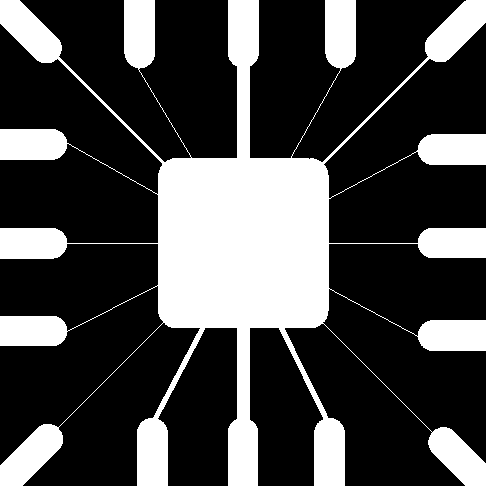
#> input picture img1.tif, 486 x 486 px
$ python MorphologicalOp.py
#> lines starting #> are read from the running program, lines starting #| are printed output that depends on the picture; after the words box and inside, x2 and y2 are one past the last pixel; in counts of white or black regions, pixels touching at a corner belong together
import cv2
import numpy as np
import matplotlib.pyplot as plt
import matplotlib
import copy

matplotlib.rcParams['figure.figsize'] = (6.0, 6.0)
matplotlib.rcParams['image.cmap'] = 'gray'


def dilate(im, element):
    kernelSize = element.shape[0]
    height, width = im.shape[:2]

    border = kernelSize // 2
    # Threshold image

    if len(im.shape) > 2:
        im = cv2.cvtColor(im, cv2.COLOR_BGR2GRAY)
    ret, im = cv2.threshold(im, 127, 255, cv2.THRESH_BINARY)

    # Create a padded image with zeros paddedIm
    paddedIm = np.zeros((height + border * 2, width + border * 2))
    paddedIm = cv2.copyMakeBorder(im, border, border, border, border, cv2.BORDER_CONSTANT, value=0)
    for h_i in range(border, height + border):
        for w_i in range(border, width + border):
            # When you find a white pixel
            if im[h_i - border, w_i - border] == 255:
                paddedIm[h_i - border: (h_i + border) + 1, w_i - border: (w_i + border) + 1] = 255
    return paddedIm[border:height + border, border:width + border]


def erode(im, element):
    kernelSize = element.shape[0]
    height, width = im.shape[:2]

    border = kernelSize // 2

    # Threshold image
    if len(im.shape) > 2:
        im = cv2.cvtColor(im, cv2.COLOR_BGR2GRAY)
    ret, im = cv2.threshold(im, 127, 255, cv2.THRESH_BINARY)

    # Create a padded image with zeros paddedIm
    paddedIm = np.full((height + border * 2, width + border * 2), 255)
    paddedIm = cv2.copyMakeBorder(im, border, border, border, border, cv2.BORDER_CONSTANT, value=255)
    for h_i in range(border, height + border):
        for w_i in range(border, width + border):
            # When you find a black pixel
            if im[h_i - border, w_i - border] == 0:
                paddedIm[h_i - border: (h_i + border) + 1, w_i - border: (w_i + border) + 1] = cv2.bitwise_and(
                    paddedIm[h_i - border: (h_i + border) + 1, w_i - border: (w_i + border) + 1],
                    element)
    return paddedIm[border:height + border, border:width + border]


# [53 lines left out: function extract, not called in this run]


# global
cross_structure = np.array([[1, 0, 1],
                            [0, 1, 0],
                            [1, 0, 1]], dtype=np.uint8)

diamond_structure = np.array([[0, 1, 0],
                              [1, 1, 1],
                              [0, 1, 0]], dtype=np.uint8)


def partA():
    # Read the input image
    imageName = "./img1.tif"
    image = cv2.imread(imageName)

    # Apply dilate function on the input image
    imageDilated_diamond = dilate(image, diamond_structure)
    imageDilated_cross = dilate(image, cross_structure)

    plt.figure(figsize=[15, 5])
    plt.subplot(131)
    plt.imshow(image)
    plt.title("Original Image")
    plt.subplot(132)
    plt.imshow(imageDilated_diamond)
    plt.title("Dilated Image Diamond")
    plt.subplot(133)
    plt.imshow(imageDilated_cross)
    plt.title("Dilated Image Cross")
    plt.show()
    # Eroding the image , decreases brightness of image
    imageEroded_diamond = erode(image, diamond_structure)
    imageEroded_cross = erode(image, cross_structure)

    plt.figure(figsize=[15, 5])
    plt.subplot(131)
    plt.imshow(image)
    plt.title("Original Image")
    plt.subplot(132)
    plt.imshow(imageEroded_diamond)
    plt.title("Eroded Image Diamond")
    plt.subplot(133)
    plt.imshow(imageEroded_cross)
    plt.title("Eroded Image Cross")
    plt.show()


# [26 lines left out: functions partB, partC, not called in this run]


def main():
    partA()
#> in partA, image is the input picture: shape (486, 486, 3); 28.1% white; 1 white region, box (x1, y1, x2, y2) and area: (0, 0, 486, 486) 66259
#> in dilate, `paddedIm = cv2.copyMakeBorder(im, border, border, border, border, cv2...`:
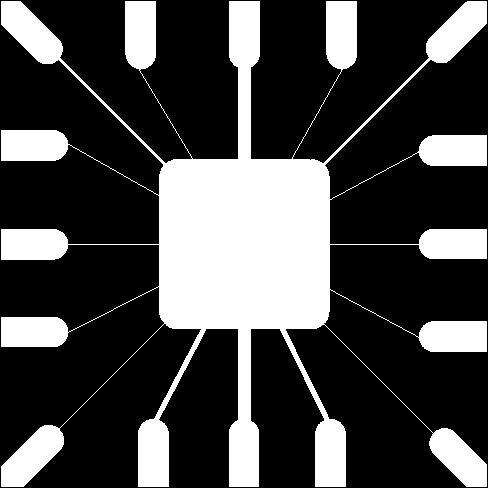
#> paddedIm: shape (488, 488); 27.8% white; 1 white region, box (x1, y1, x2, y2) and area: (1, 1, 487, 487) 66259
#> after the loop in dilate, `for h_i in range(border, height + border):`:
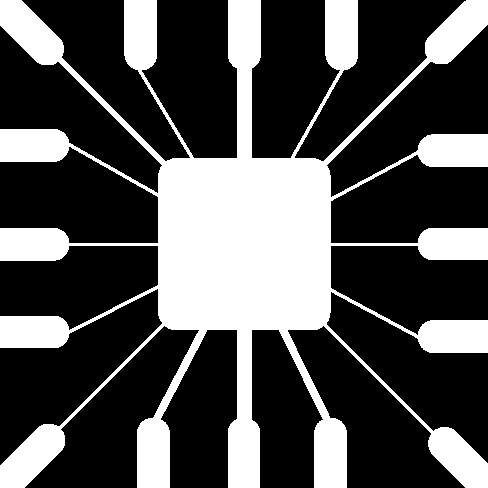
#> paddedIm: shape (488, 488); 31.4% white; 1 white region, box (x1, y1, x2, y2) and area: (0, 0, 488, 488) 74790
#> in dilate, `return paddedIm[border:height + border, border:width + border]`:
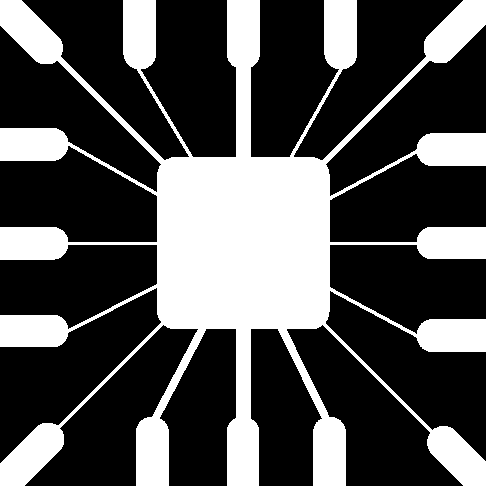
#> returned value: shape (486, 486); 31.4% white; 1 white region, box (x1, y1, x2, y2) and area: (0, 0, 486, 486) 74210
#> in partA, `plt.show()`:
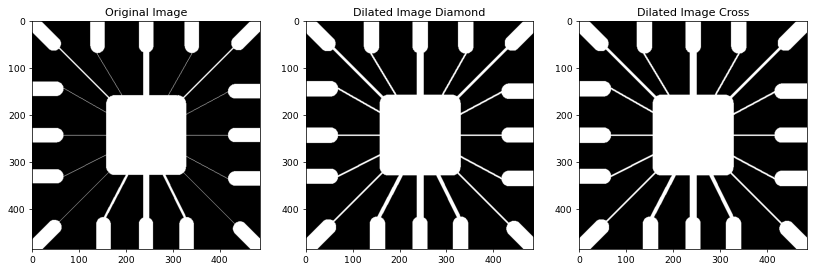
#> figure drawn by matplotlib, 3 panels
#> in erode, `paddedIm = cv2.copyMakeBorder(im, border, border, border, border, cv2...`:
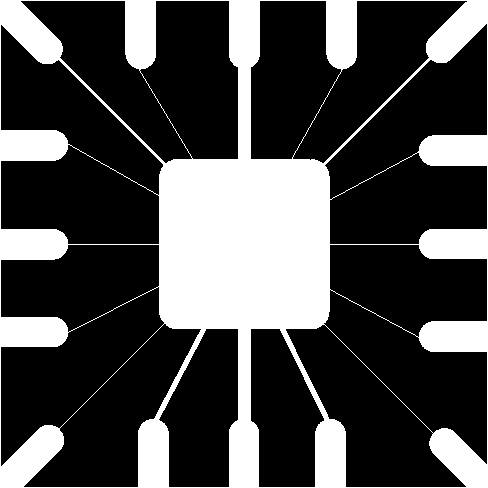
#> paddedIm: shape (488, 488); 28.6% white; 1 white region, box (x1, y1, x2, y2) and area: (0, 0, 488, 488) 68207
#> after the loop in erode, `for h_i in range(border, height + border):`:
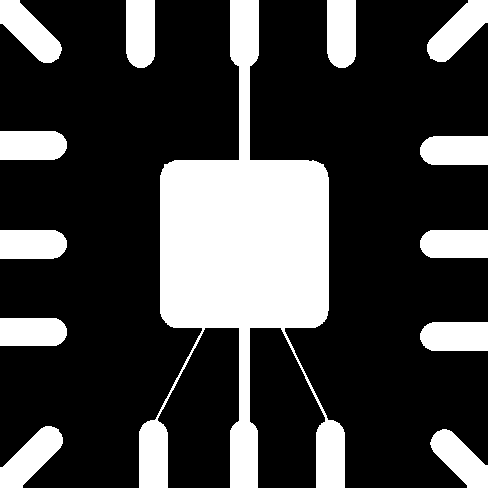
#> paddedIm: shape (488, 488); 3.15% of pixels changed, all inside (x1, y1, x2, y2) = (0, 0, 488, 488)
#> after the loop in erode (call 2), `for h_i in range(border, height + border):`:
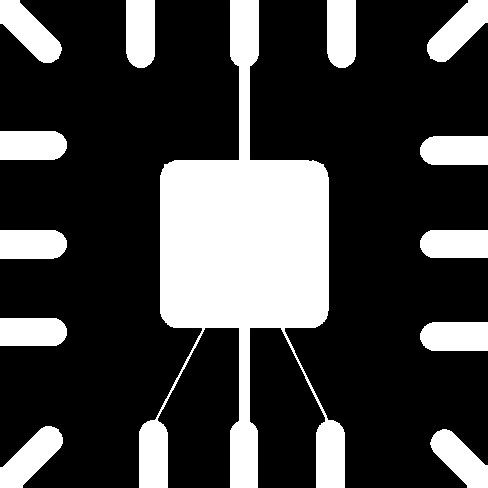
#> paddedIm: shape (488, 488); 3.15% of pixels changed, all inside (x1, y1, x2, y2) = (0, 0, 488, 488)
    # partB()
    # partC()


if __name__ == '__main__':
    main()
